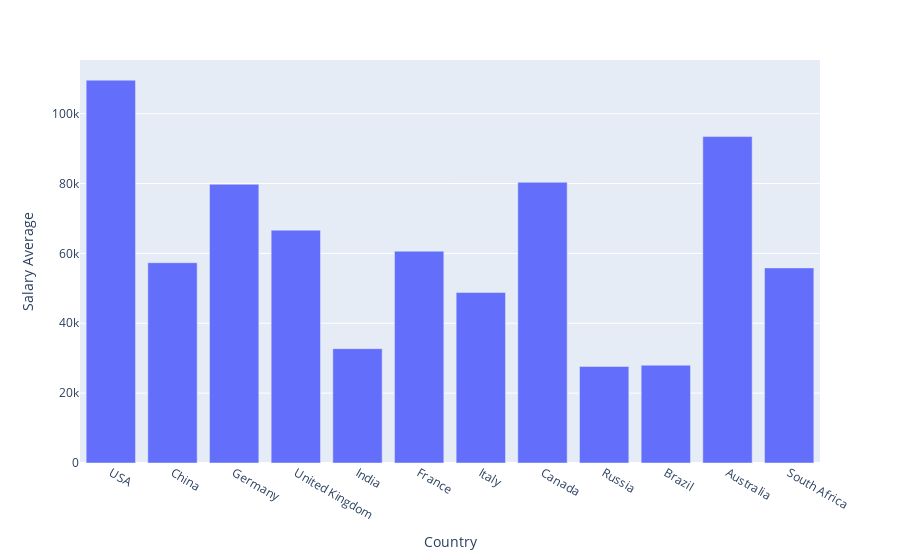

Notebook code for this chart:
### Code cell
#Criar um novo dataframe com dados das médias salariais dos paises
coluna = ['Country', 'Salary Average']
linha = ['','','','','','','','','','','','']
dados  = [['USA', av_usa], ['China', av_china], ['Germany', av_alemanha], ['United Kingdom', av_uk], ['India', av_india], ['France', av_france], ['Italy', av_italia], ['Canada', av_canada], ['Russia', av_russia], ['Brazil', av_br], ['Australia', av_australia], ['South Africa', av_africasul]] 
tabela = pd.DataFrame(data=dados, index = linha, columns = coluna)
print(tabela)

px.bar(tabela, x = 'Country', y='Salary Average')

### Figure 1 — Plotly figure (JSON) as saved in the notebook; plotly's stock layout.template omitted (floating-point values rounded to 4 significant figures)
{"data": [{"alignmentgroup": "True", "hovertemplate": "Country=%{x}<br>Salary Average=%{y}<extra></extra>", "legendgroup": "", "marker": {"color": "#636efa", "pattern": {"shape": ""}}, "name": "", "offsetgroup": "", "orientation": "v", "showlegend": false, "textposition": "auto", "type": "bar", "x": ["USA", "China", "Germany", "United Kingdom", "India", "France", "Italy", "Canada", "Russia", "Brazil", "Australia", "South Africa"], "xaxis": "x", "y": [109600.0, 57330.0, 79780.0, 66660.0, 32730.0, 60630.0, 48800.0, 80340.0, 27640.0, 28000.0, 93450.0, 55850.0], "yaxis": "y"}], "layout": {"barmode": "relative", "legend": {"tracegroupgap": 0}, "margin": {"t": 60}, "xaxis": {"anchor": "y", "domain": [0, 1], "title": {"text": "Country"}}, "yaxis": {"anchor": "x", "domain": [0, 1], "title": {"text": "Salary Average"}}}}
